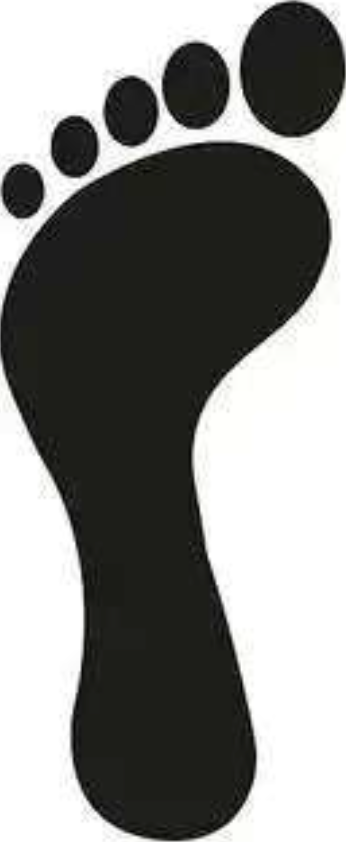
#> input picture assets/left-1.png, 346 x 842 px
$ jupyter execute --allow-errors pressures.ipynb
#> lines starting #> are read from the running program, lines starting #| are printed output that depends on the picture
### cop_trajectory_analysis/data_loader.py
import pandas as pd
from itertools import chain

class PressureDataLoader:
    """
    压力数据加载器类，用于从CSV文件中加载和处理压力数据。

    属性:
        file_path (str): CSV文件路径。
        sensor_groups (dict): 定义传感器分组的字典。
    """
    def __init__(self, file_path):
        """
        初始化PressureDataLoader类。

        参数:
            file_path (str): CSV文件路径。
        """
        # 如果传入的是字符串，将其转换为列表
        if isinstance(file_path, str):
            self.file_path = [file_path]
        else:
            self.file_path = file_path
        self.sensor_groups = {
            "frontend": [
                "sensor1",
                "sensor2",
                "sensor3",
                "sensor9",
                "sensor10",
                "sensor11",
            ],
            "center": [
                "sensor4",
                "sensor5",
                "sensor6",
                "sensor12",
                "sensor13",
                "sensor14",
            ],
            "backend": ["sensor7", "sensor8", "sensor15", "sensor16"],
        }
        self.pressure_data=None

    def load_pressure(self):
        """
        加载CSV文件中的压力数据，并按时间戳分组。

        返回:
            dict: 包含每个时间戳对应的压力数据，按左右脚分组。
        """
        # df = pd.read_csv(self.file_path)
        # 使用列表推导式加载每个CSV文件
        dataframes = [pd.read_csv(fs)  for fs in self.file_path]

        # 使用concat函数合并所有数据框
        df = pd.concat(dataframes, ignore_index=True)
        grouped_by_time = df.groupby("timestamp")
        self.pressure_data = {
            timestamp: self._process_group(group)
            for timestamp, group in grouped_by_time
        }
        return self.pressure_data
    # [50 lines left out: functions get_total_pressure, _process_group, _extract_foot_data, not called in this run]


class CoordinateDataLoader:
    # [78 lines left out: functions __init__, load_coordinates, get_total_coordinate, _process_coordinate_group, _extract_coordinate_data, not called in this run]

### pressures.ipynb
[cell 1]
# 根据左侧鞋垫所在最小矩形左上角坐标生成左侧鞋垫传感器坐标
def left_map_rule(rectangle_left_top_xy:list,rectangle_width_hight:list,left_xy):

    '''
    rectangle_left_top_xy:左上角坐标
    rectangle_width_hight:宽高
    '''

    interval=1
    x1,y1 = rectangle_left_top_xy
    w,h = rectangle_width_hight
    # 计算前脚掌坐标
    frontend_xy=(x1+3*interval,y1-4*interval)
    C3=frontend_xy
    C2=(frontend_xy[0]+interval,frontend_xy[1])
    C1=(frontend_xy[0]+2*interval,frontend_xy[1])
    C11=(frontend_xy[0],frontend_xy[1]-interval)
    C10=(frontend_xy[0]+interval,frontend_xy[1]-interval)
    C9=(frontend_xy[0]+2*interval,frontend_xy[1]-interval)
    # 前脚掌坐标列表
    frontend_xy=[C3,C2,C1,C11,C10,C9]
    # 计算中脚掌坐标
    C12=(C11[0],C11[1]-interval)
    C4=(C12[0]-interval,C12[1])
    C13=(C11[0],C11[1]-2*interval)
    C5=(C4[0],C4[1]-interval)
    C14=(C11[0],C11[1]-3*interval)
    C6=(C5[0],C5[1]-interval)
    # 中脚掌坐标
    center_xy = [C4,C12,C5,C13,C6,C14]

    # 计算后脚掌坐标
    C7=(C14[0],C14[1]-interval)
    C8=(C14[0],C14[1]-2*interval)
    C15=(C7[0]+interval,C7[1])
    C16=(C15[0],C15[1]-interval)
    # 后脚掌坐标
    backend_xy=[C7,C15,C8,C16]

    left_xy['sensor']["frontend_xy"]=frontend_xy
    left_xy["sensor"]["center_xy"] = center_xy
    left_xy["sensor"]["backend_xy"] = backend_xy

# 根据右侧鞋垫所在最小矩形左上角坐标生成左侧鞋垫传感器坐标
def right_map_rule(rectangle_left_top_xy:list,rectangle_width_hight:list,right_xy):
    '''
    rectangle_left_top_xy:左上角坐标
    rectangle_width_hight:宽高
    '''

    interval=1
    x1,y1 = rectangle_left_top_xy
    w,h = rectangle_width_hight
    frontend_xy=(x1+3*interval,y1-4*interval)
    # 计算前脚掌坐标
    C1=frontend_xy
    C2=(frontend_xy[0]+interval,frontend_xy[1])
    C3=(frontend_xy[0] + 2 * interval, frontend_xy[1])
    C11=(C3[0],C3[1]-interval)
    C10=(C2[0],C2[1]-interval)
    C9=(C1[0],C1[1]-interval)
    # 前脚掌坐标列表
    frontend_xy=[C1,C2,C3,C9,C10,C11]

    # 计算中脚掌坐标
    C12 = (C11[0], C11[1] - interval)
    C4=(C12[0]+interval,C12[1])
    C13=(C11[0],C11[1]-2*interval)
    C5=(C4[0],C4[1]-interval)
    C14 = (C11[0], C11[1] - 3 * interval)
    C6 = (C5[0], C5[1] - interval)
    # 中脚掌坐标
    center_xy = [C12,C4,C13,C5,C14,C6]

    # 计算后脚掌坐标
    C7=(C14[0],C14[1]-interval)
    C8=(C14[0],C14[1]-2*interval)
    C15=(C7[0]-interval,C7[1])
    C16=(C15[0],C15[1]-interval)
    # 后脚掌坐标
    backend_xy=[C7,C15,C8,C16]
    right_xy['sensor']["frontend_xy"] = frontend_xy
    right_xy["sensor"]["center_xy"] = center_xy
    right_xy["sensor"]["backend_xy"] = backend_xy

[cell 2]
import numpy as np

def calculate_cop_xy(pressures, coordinates):
    """
    计算压力中心坐标 (X_COP, Y_COP)

    参数:
    pressures: list of float, 各传感器的压力值 F_i
    coordinates: list of tuple, 各传感器的坐标 (x_i, y_i)

    返回:
    (X_COP, Y_COP): tuple of float, 压力中心的坐标
    """
    total_pressure = sum(pressures)

    if total_pressure == 0:
        return (0, 0)  # 防止除以零

    x_cop = sum(F * x for F, (x, _) in zip(pressures, coordinates)) / total_pressure
    y_cop = sum(F * y for F, (_, y) in zip(pressures, coordinates)) / total_pressure

    return (x_cop, y_cop)


def calculate_distances(sensor_coords, center_coords):
    """
    计算每个传感器与压力中心之间的距离。

    参数:
    sensor_coords (ndarray): 传感器坐标数组，形状为 (n, 2)。
    center_coords (tuple): 压力中心的坐标 (x, y)。

    返回:
    ndarray: 每个传感器到压力中心的距离数组。
    """
    sensor_coords = np.array(sensor_coords)
    center_coords = np.array(center_coords)

    # 计算欧氏距离
    distances = np.sqrt(np.sum((sensor_coords - center_coords) ** 2, axis=1))
    return distances


def calculate_F_COP(pressures, distances):
    """
    计算压力中心的等效压力值 (F_COP) 使用 NumPy。

    参数:
    pressures (list or ndarray): 每个传感器的压力值列表或数组。
    distances (list or ndarray): 每个传感器到压力中心的距离列表或数组。

    返回:
    float: 计算得到的 F_COP 值。
    """
    pressures = np.array(pressures)
    distances = np.array(distances)

    numerator = np.sum((pressures**2) / distances)
    denominator = np.sum(pressures / distances)
    F_COP = numerator / denominator
    return F_COP

[cell 3]
import numpy as np


def rotate_point_array(point_array, angle_degrees):
    # 将角度转换为弧度
    angle_radians = np.deg2rad(angle_degrees)

    # 创建旋转矩阵
    rotation_matrix = np.array(
        [
            [np.cos(angle_radians), -np.sin(angle_radians)],
            [np.sin(angle_radians), np.cos(angle_radians)],
        ]
    )

    # 确保输入是一个二维数组
    point_array = np.atleast_2d(point_array)

    # 计算旋转后的坐标
    rotated_points = np.dot(point_array, rotation_matrix.T)

    # 返回旋转后的坐标作为np.array
    return rotated_points


# 示例：旋转点数组 [(1, 0), (0, 1)] 90度
points = np.array([[7, 8]])
angle_degrees = 90
rotated_points = rotate_point_array(points, angle_degrees)

print(f"原始坐标: \n{points}")
print(f"旋转后的坐标: \n{rotated_points}")

# np.rot90(np.array([cop_xy_int]))

[cell 4]
import numpy as np
from itertools import chain
import numpy as np
import matplotlib.pyplot as plt
import seaborn as sns
from matplotlib.colors import LinearSegmentedColormap
from scipy.ndimage import gaussian_filter
import random
import matplotlib.image as mpimg

# 左侧鞋垫传感器压力值，frontend是前脚掌传感器，backend是后脚掌传感器，center是中间脚掌传感器
left_pressures_data = {
    "frontend": [127, 129, 128, 127, 127, 128],
    "center": [110, 100, 100, 97, 107, 109],
    "backend": [126, 125, 120, 120],
}
# 右侧鞋垫传感器压力值
right_pressures_data = {'frontend': [127, 129, 128, 127, 127, 128], 'center': [110, 100, 100, 97, 107, 109], 'backend': [126, 125, 120, 120]}
# 左侧鞋垫传感器坐标,sensor,frontend_xy是前脚掌传感器，backend_xy是后脚掌传感器，center_xy是中间脚掌传感器
left_xy={

    'rectangle_left_top_xy':[2,15], # 鞋垫所在矩形的左上角坐标
    'rectangle_width_hight':[10,5],
    'sensor':{
        "frontend_xy":[],
        "center_xy":[],
        "backend_xy":[]
    },
    'map_rule':lambda x,y: (x,y)
}
# 右侧鞋垫传感器坐标
right_xy = {
    "rectangle_left_top_xy": [10,15],  # 鞋垫所在矩形的左上角坐标
    "rectangle_width_hight": [10, 5],
    'sensor':{
        "frontend_xy":[],
        "center_xy":[],
        "backend_xy":[]
    },
    "map_rule": lambda x, y: (x, y),
}
# 根据映射规则通过鞋垫所在矩形的左上角坐标和宽高计算传感器坐标
left_map_rule(left_xy['rectangle_left_top_xy'],left_xy['rectangle_width_hight'],left_xy)
# 根据映射规则通过鞋垫所在矩形的左上角坐标和宽高计算传感器坐标
right_map_rule(right_xy["rectangle_left_top_xy"],left_xy['rectangle_width_hight'],right_xy)


print(left_pressures_data)

# 将左侧传感器压力整合到一个list中
left_pressures = list(chain.from_iterable(left_pressures_data.values()))
# 将右侧传感器压力整合到一个list中
right_pressures= list(chain.from_iterable(right_pressures_data.values()))
# 将左侧传感器压力和右侧传感器压力整合到一起
total_pressure=  list(chain.from_iterable([left_pressures,right_pressures]))

# 整合左侧传感器和右侧传感器坐标
left_sensor_xy=list(chain.from_iterable([left_xy['sensor']['frontend_xy'],left_xy['sensor']['center_xy'],left_xy['sensor']['backend_xy']]))
right_sensor_xy=list(chain.from_iterable([right_xy['sensor']['frontend_xy'],right_xy['sensor']['center_xy'],right_xy['sensor']['backend_xy']]))
total_sensor_xy=list(chain.from_iterable([left_sensor_xy,right_sensor_xy]))

# 计算压力中心坐标
cop_xy=calculate_cop_xy(pressures=total_pressure,coordinates=total_sensor_xy)
# 计算每个传感器到压力中心的距离
sensor_distance=calculate_distances(sensor_coords=total_sensor_xy, center_coords=cop_xy)
# 计算压力中心的数值
F_COP=calculate_F_COP(pressures=total_pressure, distances=sensor_distance)


"""
以下是绘制热力图的代码
"""
cop_xy_int=np.array(cop_xy).astype(int)


max_pressure = np.max(total_pressure)
normalized_pressure = (total_pressure / max_pressure)+2


# 自定义颜色映射
colors = [
    (1.0, 1.0, 1.0, 0.0),  # 白色
    (0.0, 1.0, 1.0, 1.0),  # 青色
    (0.0, 0.0, 1.0, 1.0),  # 蓝色
    (0.0, 1.0, 0.0, 1.0),  # 绿色
    (1.0, 1.0, 0.0, 1.0),  # 黄色
    (1.0, 0.0, 0.0, 1.0)   # 红色
    ]
cmap = LinearSegmentedColormap.from_list("custom_cmap", colors, N=256)

figure_data=np.zeros(shape=(25, 25))
for (x, y), pressure in zip(total_sensor_xy, total_pressure):
    figure_data[x,y]=pressure

figure_data[cop_xy_int[0],cop_xy_int[1]] = np.floor(F_COP)/max_pressure

smoothed_data = gaussian_filter(figure_data, sigma=0.7)


max_smoothed=np.max(smoothed_data)
norma_smoothed=(smoothed_data / max_smoothed)

rotated_norma_smoothed = np.rot90(norma_smoothed)

n = norma_smoothed.shape[0]
rotated_cop_xy = (cop_xy_int[1], n - 1 - cop_xy_int[0])
# rotated_cop_xy=np.rot90(cop_xy_int)
print(norma_smoothed[cop_xy_int[0],cop_xy_int[1]])


# 创建平滑热力图
plt.figure(figsize=(10, 8))
plt.imshow(
    rotated_norma_smoothed,
    cmap=cmap,
    interpolation="bilinear",
    vmin=0,
    vmax=0.99,
    zorder=6,
    alpha=0.5,
)


# 读取图片
left = mpimg.imread("assets/left-1.png")
#> left is the input picture: shape (842, 346, 4) float32; mean R, G, B, A 0.523, 0.525, 0.516, 1
right = mpimg.imread("assets/right-1.png")
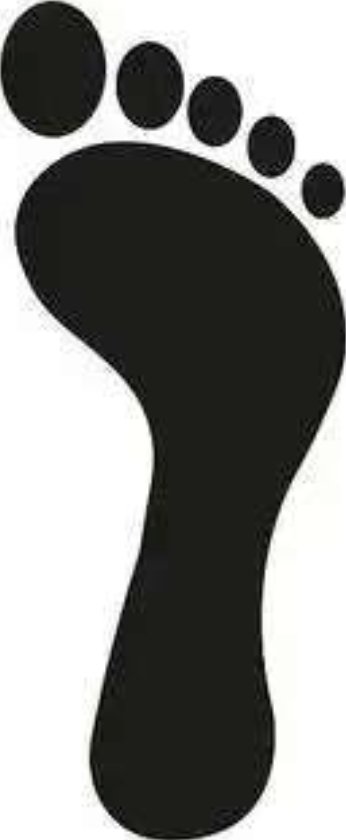
#> input picture assets/right-1.png, 346 x 840 px
#> right is the input picture: shape (840, 346, 4) float32; mean R, G, B, A 0.522, 0.524, 0.514, 1


# 显示图片并指定显示区域
plt.imshow(left, extent=[3, 8, 20, 11],zorder=5)  # 图片显示在 (2, 8) 和 (3, 7) 的区域
plt.imshow(right, extent=[12, 17, 20, 11],zorder=5)  # 图片2显示在 (6, 9) 和 (2, 5) 的区域


plt.colorbar(label='%')
plt.title('平滑热力图')
plt.xlabel('X 轴')
plt.ylabel('Y 轴')

plt.scatter(rotated_cop_xy[0], rotated_cop_xy[1], color="black", s=100, zorder=5)

# 创建点状背景
x, y = np.meshgrid(np.arange(figure_data.shape[1]), np.arange(figure_data.shape[0]))
plt.scatter(x, y, color='black', s=10, alpha=0.5,zorder=5)

plt.show()
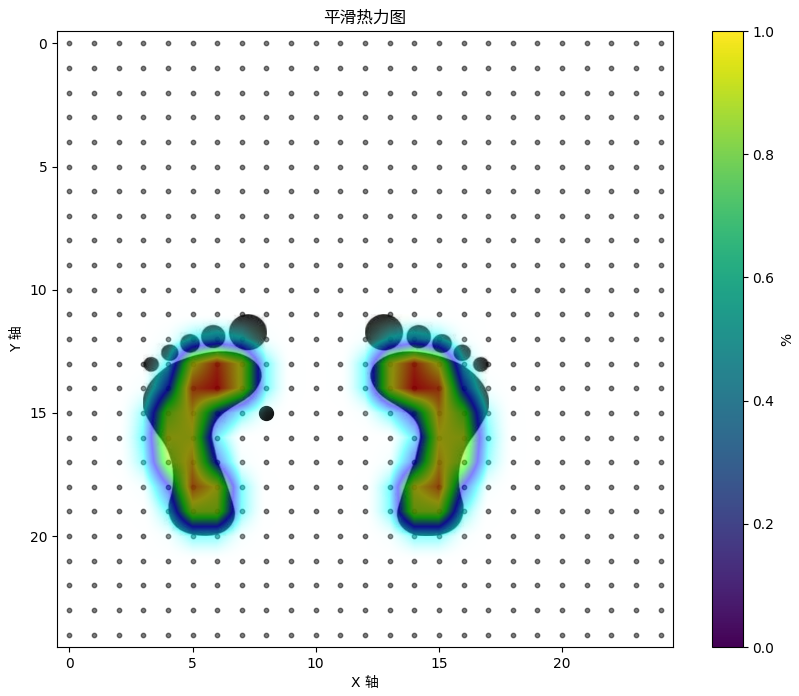
#> figure drawn by matplotlib, 2 panels

[cell 5]
import matplotlib.pyplot as plt
import matplotlib.image as mpimg

# 读取图片
left = mpimg.imread("assets/left.png")
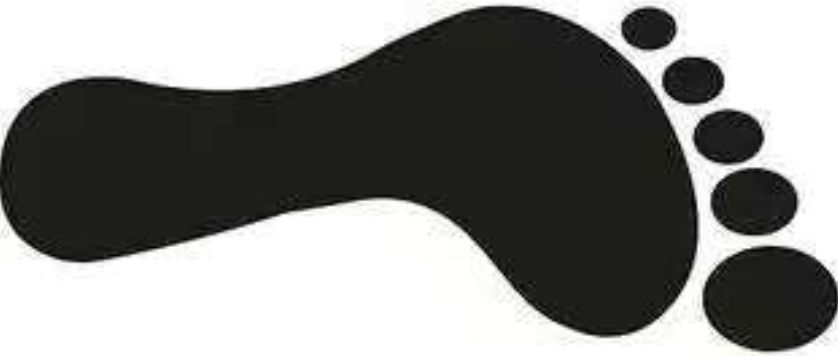
#> input picture assets/left.png, 838 x 356 px
#> left is the input picture: shape (356, 838, 4) float32; mean R, G, B, A 0.535, 0.536, 0.528, 1
right = mpimg.imread("assets/right.png")
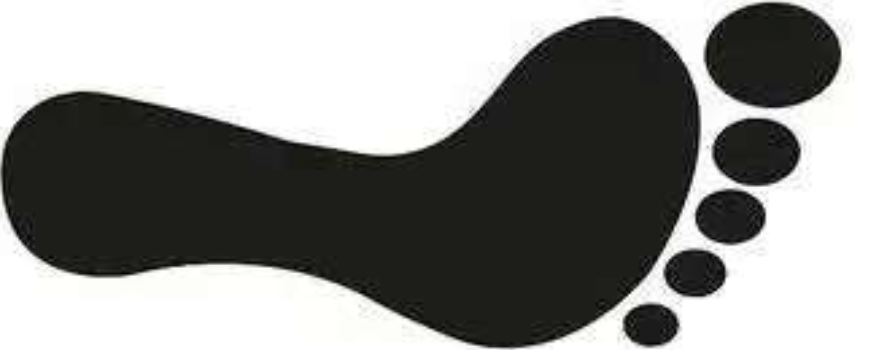
#> input picture assets/right.png, 878 x 350 px
#> right is the input picture: shape (350, 878, 4) float32; mean R, G, B, A 0.549, 0.549, 0.541, 1


# 显示图片并指定显示区域
plt.imshow(right, extent=[9, 13, 5, 8])  # 图片显示在 (2, 8) 和 (3, 7) 的区域
plt.imshow(left, extent=[5,10, 12, 15])  # 图片2显示在 (6, 9) 和 (2, 5) 的区域

# 设置坐标轴比例一致
plt.axis("equal")

# 在图片上绘制其他图形
plt.scatter([4, 6], [4, 6], color="red", s=100)  # 绘制红色点

plt.xlim(0, 25)
plt.ylim(0, 25)
plt.show()
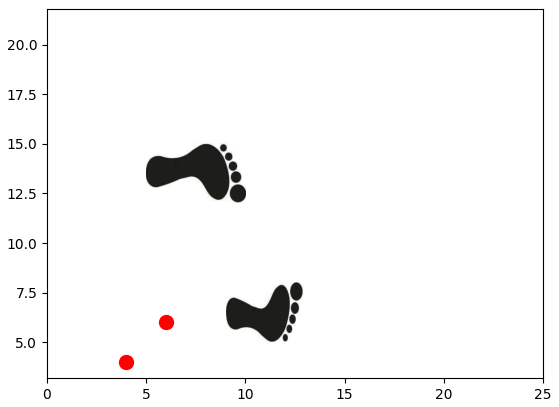
#> figure drawn by matplotlib, 1 panel

[cell 6]
from cop_trajectory_analysis.data_loader import PressureDataLoader
from cop_trajectory_analysis.data_loader import CoordinateDataLoader
from itertools import chain
from cop_trajectory_analysis import cop_calculation as ca

pressure_loader = PressureDataLoader("data/pressure_data.csv")
